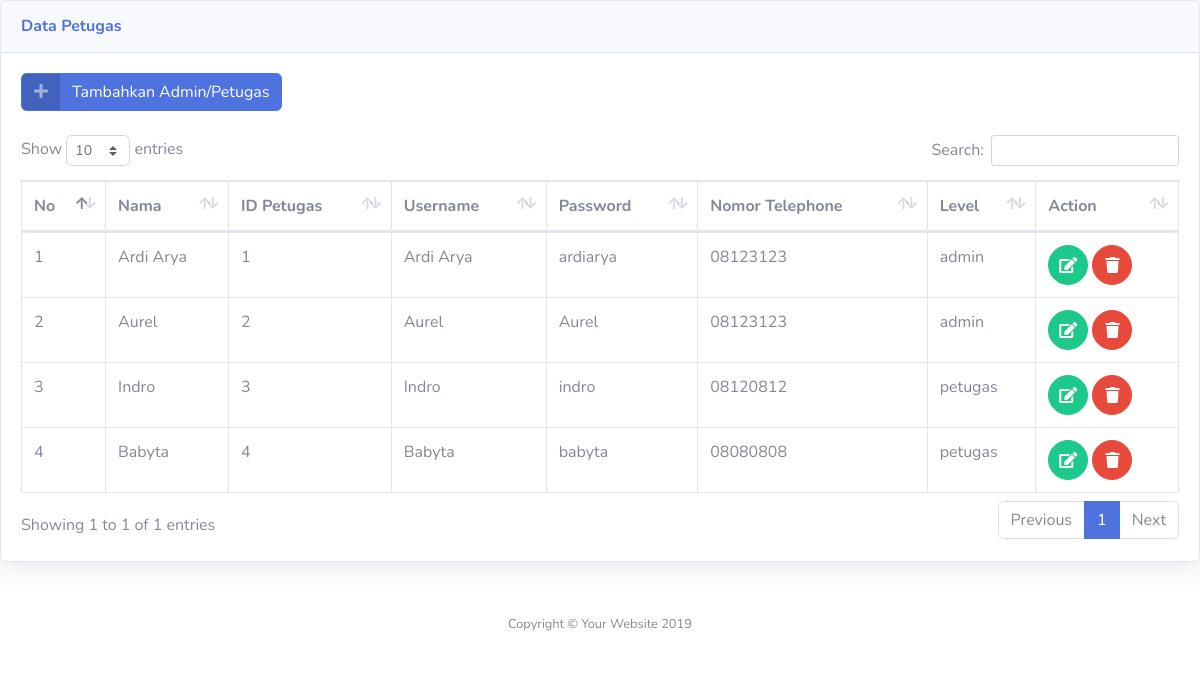
The app's page /admin/lihat_petugas.php with its own data.
### tables this page shows
CREATE TABLE `petugas` (
  `id_petugas` int(11) NOT NULL,
  `nama_petugas` varchar(35) NOT NULL,
  `username` varchar(25) NOT NULL,
  `password` varchar(32) NOT NULL,
  `telp` varchar(13) NOT NULL,
  `level` enum('admin','petugas','','') NOT NULL
);

### admin/lihat_petugas.php (the view, shortened to what this page needs)
<!DOCTYPE html>
<html lang="en">
<head>
  <link href="../vendor/fontawesome-free/css/all.min.css" rel="stylesheet" type="text/css">
  <link href="../css/sb-admin-2.min.css" rel="stylesheet">
  <link href="../vendor/datatables/dataTables.bootstrap4.min.css" rel="stylesheet">
</head>
<body id="page-top">
          <div class="card shadow mb-4">
            <div class="card-header py-3">
              <h6 class="m-0 font-weight-bold text-primary">Data Petugas</h6>
            </div>
            <div class="card-body">
                <a href="admin.php?url=tambah_petugas" class="btn btn-primary btn-icon-split">
                    <span class="icon text-white-50">
                        <i class="fas fa-plus"></i>
                    </span>
                    <span class="text">Tambahkan Admin/Petugas</span>
                </a><br><br>
              <div class="table-responsive">
                <table class="table table-bordered" id="dataTable" width="100%" cellspacing="0">
                  <thead>
                    <tr>
                        <th>No</th>
                        <th>Nama</th>
                        <th>ID Petugas</th>
                        <th>Username</th>
                        <th>Password</th>
                        <th>Nomor Telephone</th>
                        <th>Level</th>
                        <th>Action</th>
                    </tr>
                  </thead>
                  <?php
                  require '../koneksi.php';
                  $sql = mysqli_query($conf, "SELECT * FROM petugas");
                  $no = 1;
                  while ($data = mysqli_fetch_array($sql)) {
                  ?>
                  <tbody>
                    <tr>
                      <td><?php echo $no ?></td>
                      <td><?php echo $data['nama_petugas']; ?></td>
                      <td><?php echo $data['id_petugas']; ?></td>
                      <td><?php echo $data['username']; ?></td>
                      <td><?php echo $data['password']; ?></td>
                      <td><?php echo $data['telp']; ?></td>
                      <td><?php echo $data['level']; ?></td>
                      <td>
                        <a href="admin.php?url=edit_petugas&id=<?php echo $data['id_petugas']; ?>" class="btn btn-success btn-circle">
                            <i class="fa fa-edit"></i>
                        </a>
                        <a href="delete_petugas.php?id=<?php echo $data['id_petugas']; ?>" class="btn btn-danger btn-circle">
                            <i class="fa fa-trash" onclick="return confirm('Apakah Anda Yakin Ingin Menghapus ?')"></i>
                        </a>
                      </td>
                    </tr>
                  </tbody>
                  <?php
                  $no++;
                  }
                  ?>
                </table>
              </div>
            </div>
          </div>
      <footer class="sticky-footer bg-white">
        <div class="container my-auto">
          <div class="copyright text-center my-auto">
            <span>Copyright &copy; Your Website 2019</span>
          </div>
        </div>
      </footer>
</body>
</html>

### records on screen
petugas: nama_petugas "Ardi Arya", id_petugas "1", username "Ardi Arya", password "ardiarya", telp "08123123", level "admin"
petugas: nama_petugas "Aurel", id_petugas "2", username "Aurel", password "Aurel", telp "08123123", level "admin"
petugas: nama_petugas "Indro", id_petugas "3", username "Indro", password "indro", telp "08120812", level "petugas"
petugas: nama_petugas "Babyta", id_petugas "4", username "Babyta", password "babyta", telp "08080808", level "petugas"
